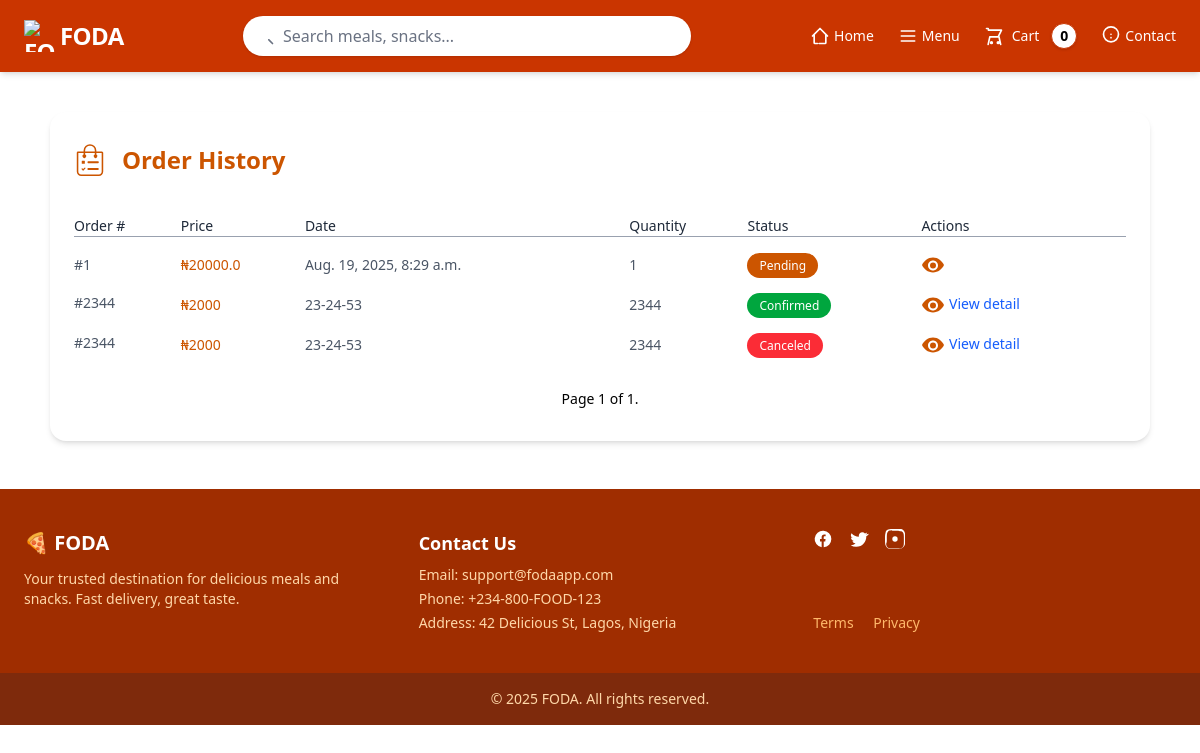
The page /dashboard/orders (signed in) on the database as committed earlier.
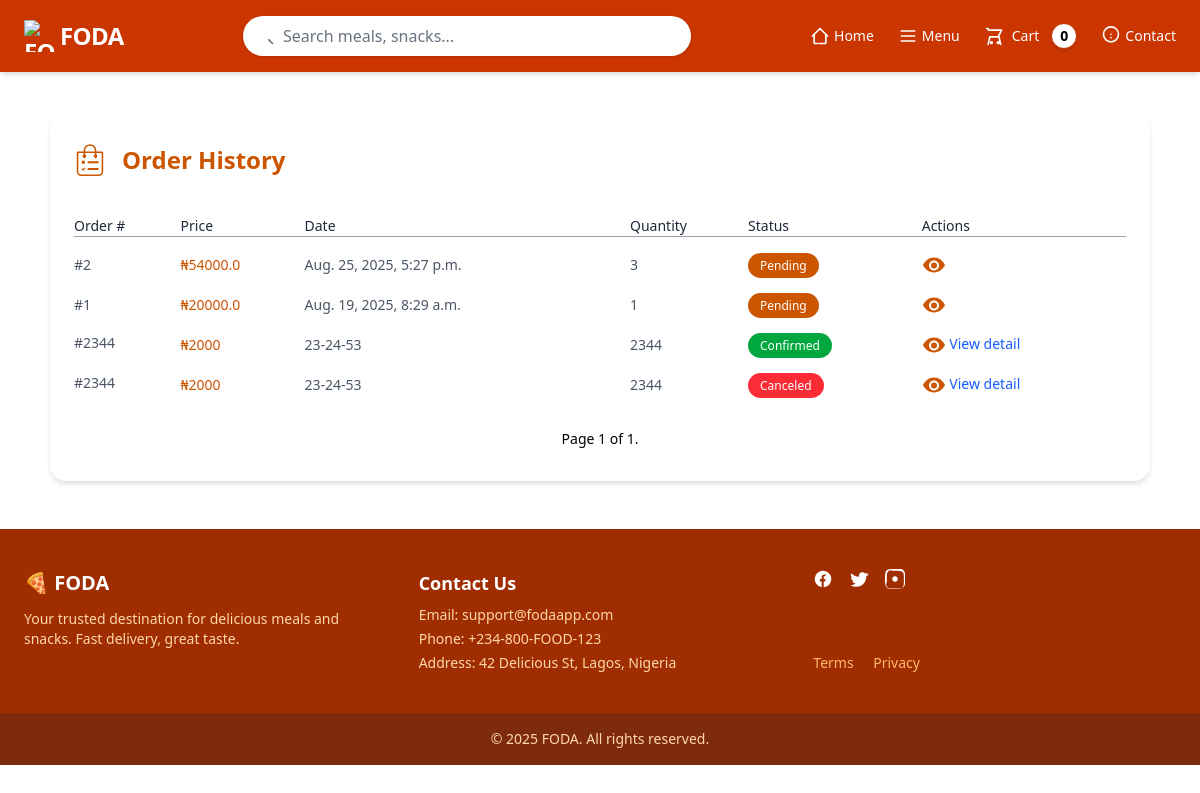
The same page on the database as committed later.
### shop/models.py (models this page shows, shortened)
class Order(models.Model):
    first_name = models.CharField(max_length=50, null=True)
    last_name = models.CharField(max_length=50, null=True)
    phone = PhoneNumberField(region="NG", null=True)
    street = models.CharField( max_length=50, null=True,)
    city = models.CharField( max_length=50, null=True)
    state = models.CharField(max_length=50, null=True)
    country = models.CharField( max_length=50, null=True)
    user = models.ForeignKey('user.User', related_name='order', on_delete=models.CASCADE, null=True)
    order_date = models.DateTimeField(auto_now_add=True)
    paid = models.BooleanField(default=False)
    status = models.CharField(max_length=2, choices=Status, default=Status.PENDING)
    class Meta:
        ordering = ["-order_date"]
    def get_total_price(self):
        return sum(item.get_item_total() for item in self.order_item.all())
    def get_total_quantity(self):
        return sum(item.quantity for item in self.order_item.all())

class OrderItem(models.Model):
    order = models.ForeignKey(Order, on_delete=models.CASCADE, related_name="order_item")
    food = models.ForeignKey(Food, related_name='orders', on_delete=models.CASCADE)
    vendor = models.ForeignKey("vendor.Vendor", related_name='orders', on_delete=models.SET_NULL, null=True, blank=True)
    quantity = models.PositiveIntegerField(default=1)
    price = models.DecimalField(max_digits=10, decimal_places=2)
    status = models.CharField(max_length=2, choices=Status, default=Status.PENDING)
    def get_item_total(self):
        return float(self.quantity) * float(self.price)

### user/views.py (the view)
# urls.py: path("orders", views.OrderView.as_view(), name="orders"),
class OrderView(LoginRequiredMixin, ListView):
    model = Order
    template_name = "user/orders_list.html"
    paginate_by = 5
    ordering = "-order_date"
    context_object_name = "orders"
    def get_queryset(self):
        return super().get_queryset().filter(user=self.request.user)

### cart/cart.py (called while the page is built)
    def __len__(self):
        return len(self.cart)

### cart/context_processors.py (called while the page is built)
def cart(request):
    return{
        'cart': Cart(request)
    }

### user/templates/user/orders_list.html (shortened to what this page needs)
{% extends "base.html" %}
{% block content %}
<section class="w-11/12 bg-white rounded-2xl shadow-md px-6 py-8 mb-12 mt-10 max-w-7xl mx-auto">
  <h1 class="mb-6 flex items-center gap-4 text-2xl font-semibold text-burntOrange-700">
    Order History
  </h1>
  {% if orders %}
  <div class="overflow-x-auto">
    <table class="order-table">
      <thead>
        <tr>
          <th>Order #</th>
          <th>Price</th>
          <th>Date</th>
          <th>Quantity</th>
          <th>Status</th>
          <th>Actions</th>
        </tr>
      </thead>
      <tbody class="divide-y divide-gray-100">
        {% for order in orders %}
        <tr class="hover:bg-gray-50 transition">
          <td class="font-medium t-row" data-label="Order #:">#{{order.id}}</td>
          <td class="text-burntOrange-700 t-row" data-label="Price:">₦{{order.get_total_price}}</td>
          <td class="t-row" data-label="Date:">{{order.order_date}}</td>
          <td class="t-row" data-label="Quantity:">{{order.get_total_quantity}}</td>
          <td class="t-row" data-label="Status:">
            <span class="px-3 py-1 rounded-full text-white text-xs {% if order.get_status_display == 'Pending' %}bg-burntOrange-700{% elif order.get_status_display == 'Confirmed' %}bg-green-600{% elif order.get_status_display == 'Canceled' %}bg-red-500{% else %}bg-gray-500{% endif %}">
              {{ order.get_status_display }}
            </span>
          <td><a href="#" class="text-blue-600 hover:underline">
              </a>
            </td>
        </tr>
        {% endfor %}
        <tr>
          <td class="flex items-center">
            <span>#2344</span>
          </td>
          <td class="text-burntOrange-700">₦2000</td>
          <td>23-24-53</td>
          <td>2344</td>
          <td><span class="px-3 py-1 rounded-full text-white text-xs bg-green-600">Confirmed</span></td>
          <td><a href="#" class="text-blue-600 hover:underline">
                View detail</a></td>
        </tr>
        <tr>
          <td class="flex items-center">
            <span>#2344</span>
          </td>
          <td class="text-burntOrange-700">₦2000</td>
          <td>23-24-53</td>
          <td>2344</td>
          <td><span class="px-3 py-1 rounded-full text-white text-xs bg-red-500">Canceled</span></td>
          <td><a href="#" class="text-blue-600 hover:underline">
                View detail</a></td>
        </tr>
      </tbody>
    </table>
    <div class="pagination flex gap-2 justify-center mt-4 text-sm items-center">
      <span class="step-links flex gap-2 items-center">
          <span class="current">
              Page {{ page_obj.number }} of {{ page_obj.paginator.num_pages }}.
          </span>
      </span>
    </div>
  </div>
  {% endif %}
</section>
{% endblock content %}

Rows that differ between the two databases and show on the page:
added Order: id "2", get_total_price "54000.0", order_date "Aug. 25, 2025, 5:27 p.m.", get_total_quantity "3", status "Pending"
